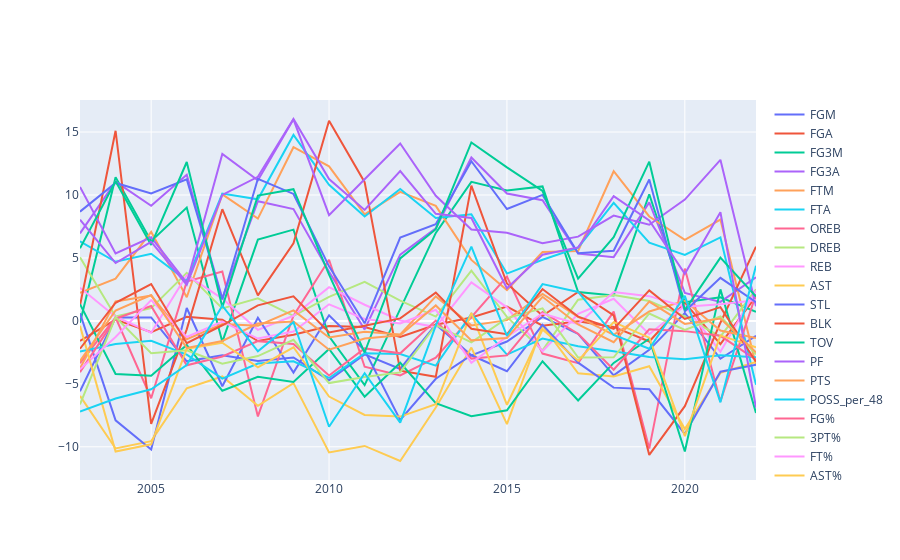

Notebook code for this chart:
### Code cell
fig = go.Figure()
for col in comp_change_df.columns[1:]:
  fig.add_trace(go.Scatter(x=comp_change_df['season_start_year'],
                           y=comp_change_df [col], name=col))
fig.show()
